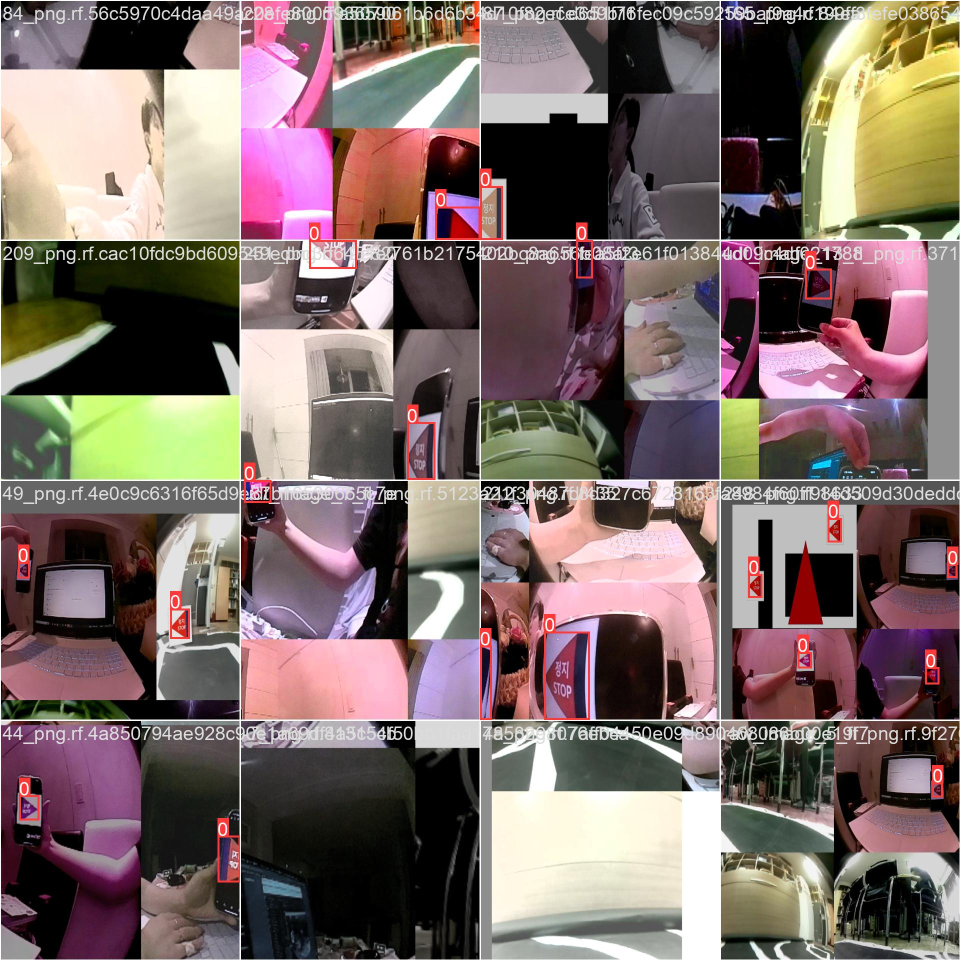
#> input picture yolov5/train_batch2.jpg, 1920 x 1920 px, given in place of the camera (shown at 1/2 size)
$ python AR_Class.py
#> lines starting #> are read from the running program, lines starting #| are printed output that depends on the picture; after the words box and inside, x2 and y2 are one past the last pixel; in counts of white or black regions, pixels touching at a corner belong together
### ar_detection/detect.py
from __future__ import print_function
from __future__ import division

try:
    import cv2
except ImportError:
    raise Exception('Error: OpenCv is not installed')

from numpy import array, rot90

from coding import decode, extract_hamming_code
from marker import MARKER_SIZE, HammingMarker

BORDER_COORDINATES = [
    [0, 0], [0, 1], [0, 2], [0, 3], [0, 4], [0, 5], [0, 6], [1, 0], [1, 6], [2, 0], [2, 6], [3, 0],
    [3, 6], [4, 0], [4, 6], [5, 0], [5, 6], [6, 0], [6, 1], [6, 2], [6, 3], [6, 4], [6, 5], [6, 6],
]

ORIENTATION_MARKER_COORDINATES = [[1, 1], [1, 5], [5, 1], [5, 5]]


# [99 lines left out: functions validate_and_turn, detect_markers, not called in this run]

### Motor_Class.py
from imports import *

class Motor_Control:
    def __init__(self):
        GPIO.setmode(GPIO.BOARD)
        # LEFT MOTOR
        self.motor1A = 13  # GPIO 27
        self.motor1B = 15  # GPIO 22
        # RIGHT MOTOR
        self.motor2B = 16  # GPIO 23
        self.motor2A = 18  # GPIO 24

        # Set the GPIO pins as outputs
        GPIO.setup(self.motor1A, GPIO.OUT)
        GPIO.setup(self.motor1B, GPIO.OUT)
        GPIO.setup(self.motor2A, GPIO.OUT)
        GPIO.setup(self.motor2B, GPIO.OUT)

    # [47 lines left out: functions go_forward, go_backward, turn_left, u_turn, turn_right, stop, not called in this run]


    def cleanup(self):
        GPIO.cleanup()

# [18 lines that do not run on import are left out]

### AR_Class.py
from __future__ import print_function
import sys
sys.path.insert(0, '/home/diana/2023_WalkingRobot/ar_detection')

from Motor_Class import Motor_Control
Motor = Motor_Control()
try:
	import cv2
	from ar_detection.detect import * #

except ImportError:
	raise Exception('[ERROR] Import Error, Check Path...')
from imports import *
# from __future__ import print_function

class AR:
    def __init__(self):
        A = 0

    def detect(self, frame):
        markers, marker_ID = detect_markers(frame)
        for marker in markers:
            marker.highlite_marker(frame)
            # print("AR marker detected, ID : ", marker)
        return markers, frame, marker_ID

if __name__ == '__main__':
    AR = AR()
    cap = cv2.VideoCapture(0)
    if cap.isOpened():  # try to get the first frame
        frame_captured, frame = cap.read()
#> frame is the input picture: shape (1920, 1920, 3); mean B, G, R 104.1, 107.1, 124.4
    while frame_captured:
        markers, marker_frame, marker_ID = AR.detect(frame)
#> in detect_markers, `gray = cv2.cvtColor(img, cv2.COLOR_BGR2GRAY)`:
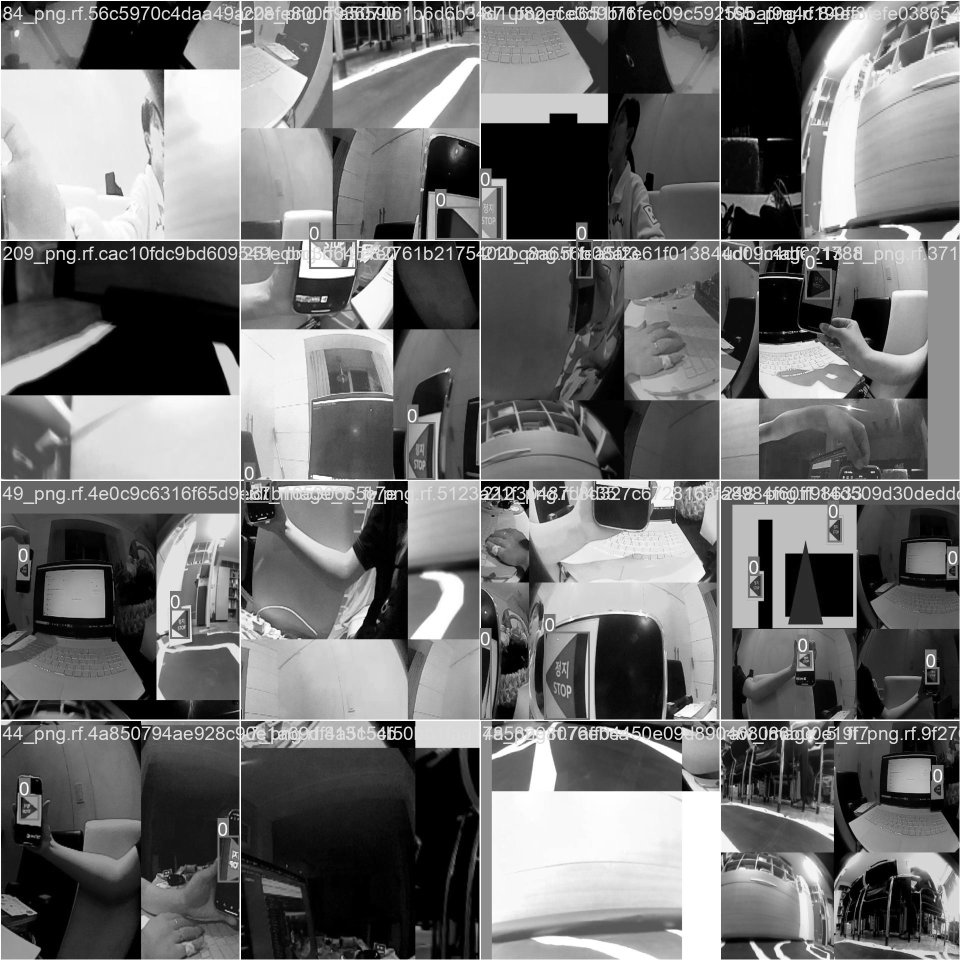
#> gray: shape (1920, 1920) (shown at 1/2 size); min 0, max 255, mean 111.9
#> in detect_markers, `edges = cv2.Canny(gray, 10, 100)`:
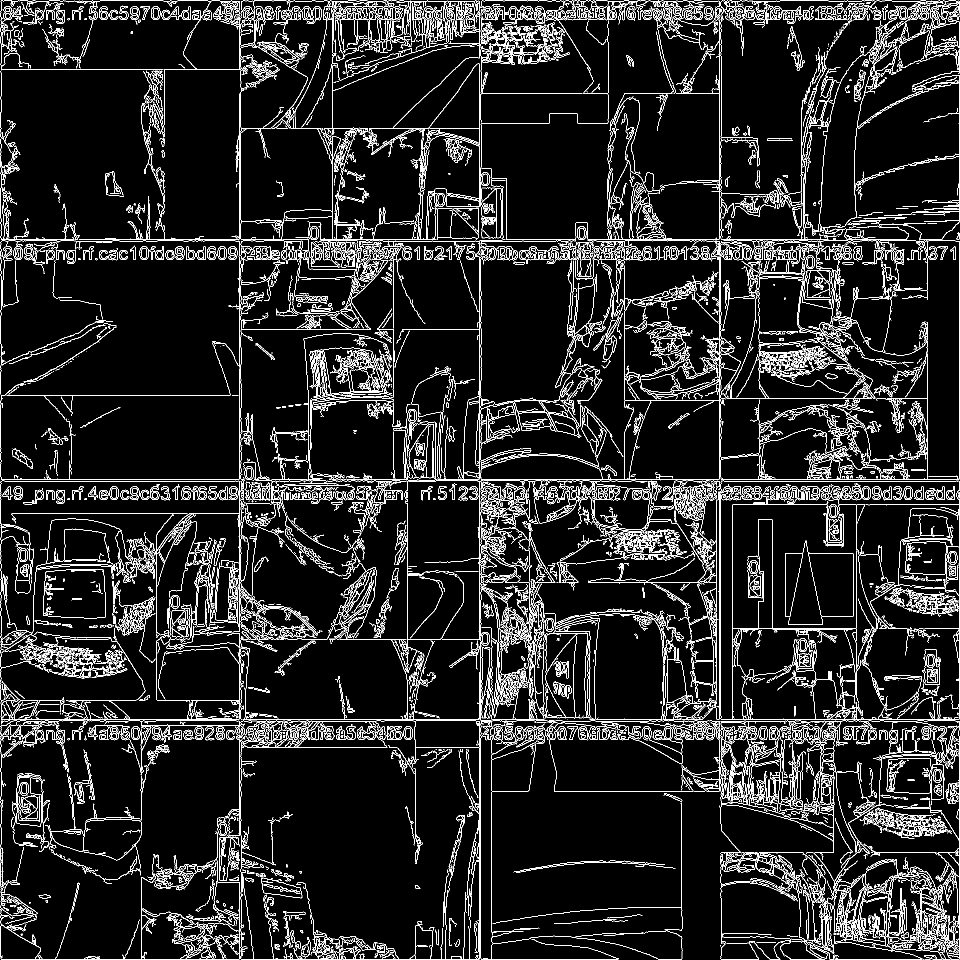
#> edges: shape (1920, 1920) (shown at 1/2 size); 8.9% white in thin lines or dots
#> in detect_markers, `contours, hierarchy = cv2.findContours(edges.copy(), cv2.RETR_TREE, cv..`: contours = 8274 contours, 6065 with area under 20; largest, box (x1, y1, x2, y2) and area: (1, 0, 961, 480) 38621, (481, 90, 616, 258) 15588, (507, 1, 657, 257) 15275, (86, 1138, 211, 1237) 11478, (86, 1138, 211, 1237) 11472
#> in detect_markers, `contours = [contour for contour in contours if len(contour) > min_cont..`: contours = 2312 contours, 1012 with area under 20; largest, box (x1, y1, x2, y2) and area: (1, 0, 961, 480) 38621, (481, 90, 616, 258) 15588, (507, 1, 657, 257) 15275, (86, 1138, 211, 1237) 11478, (86, 1138, 211, 1237) 11472
#> the loop in detect_markers, `for contour in contours:` made 2312 passes
#> after the loop in detect_markers, `for contour in contours:`:
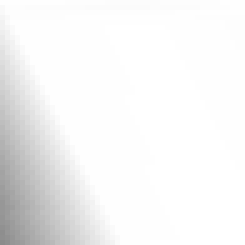
#> warped_gray: shape (49, 49) (shown 5 times larger); min 139, max 255, mean 243.4
#> after the loop in detect_markers, `for contour in contours:`: markers_list = []
#> in detect, `markers, marker_ID = detect_markers(frame)`: marker_ID = ''
#> markers = []; marker_ID = ''
        print(markers)
        # print('marker id',marker_id)
        cv2.imshow('AR Marker Frame', marker_frame)
        print("MARKER ID : ", marker_ID)
#| MARKER ID :

        if marker_ID == 923:
            print('yes 114')
        # [6 lines of commented-out code are left out]

        if cv2.waitKey(1) & 0xFF == ord('q'):
#> (key q is pressed here)
            break
        frame_captured, frame = cap.read()

	# When everything done, release the capture
    cap.release()
    cv2.destroyAllWindows()

$ run again, on yolov5/val_batch0_pred (1).jpg
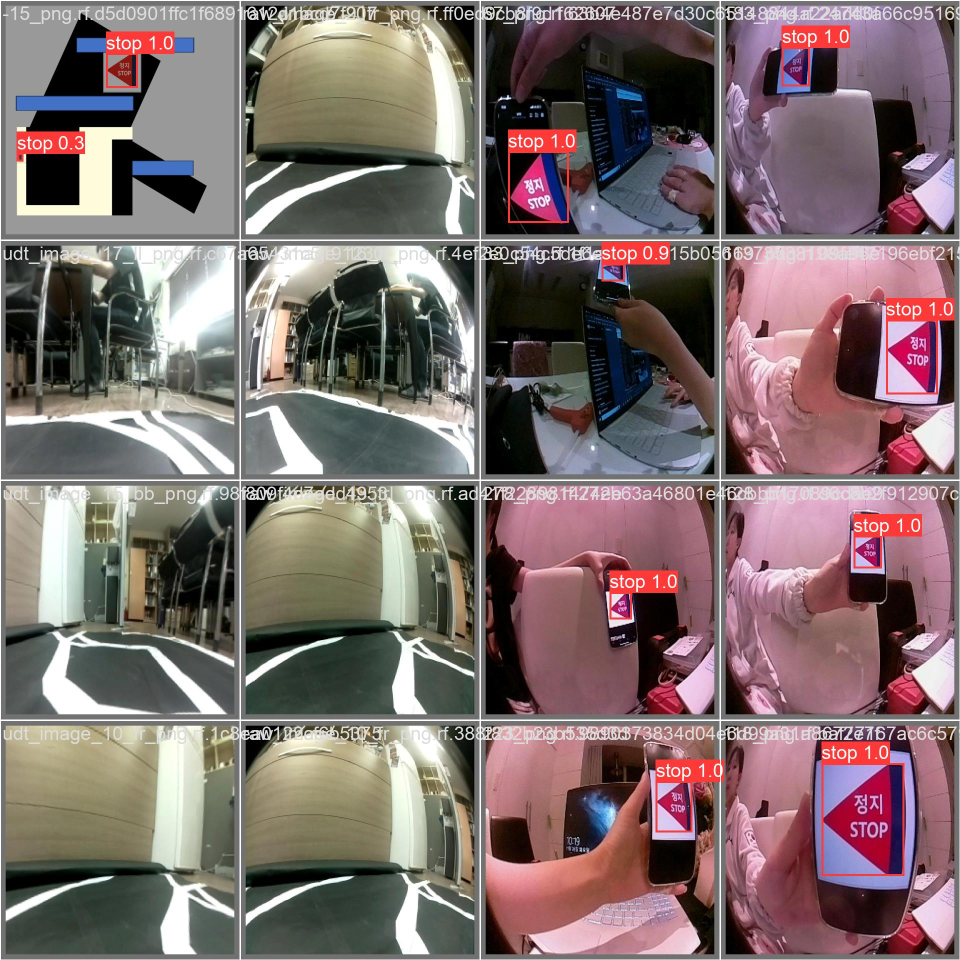
#> input picture yolov5/val_batch0_pred (1).jpg, 1920 x 1920 px, given in place of the camera (shown at 1/2 size)
#> frame is the input picture: shape (1920, 1920, 3); mean B, G, R 109.2, 109.6, 125.9
#> in detect_markers, `edges = cv2.Canny(gray, 10, 100)`:
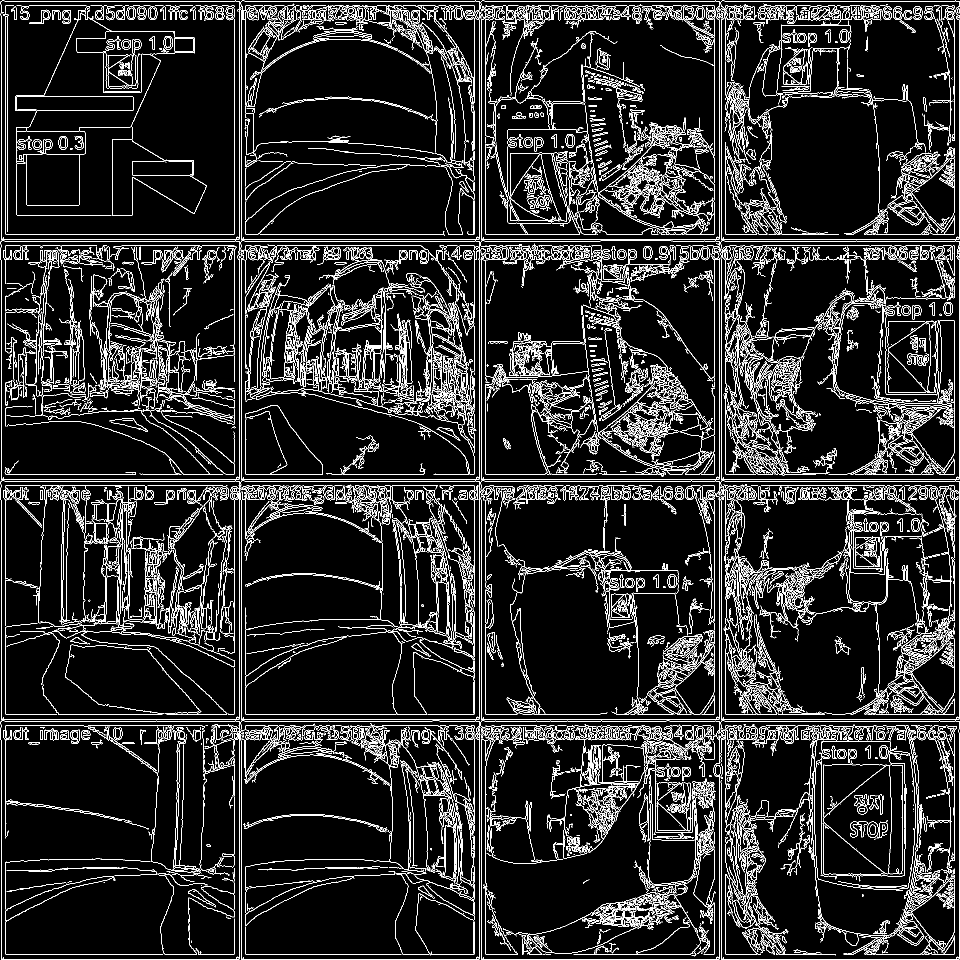
#> edges: shape (1920, 1920) (shown at 1/2 size); 10% white in thin lines or dots
#> in detect_markers, `contours, hierarchy = cv2.findContours(edges.copy(), cv2.RETR_TREE, cv..`: contours = 8671 contours, 6417 with area under 20; largest, box (x1, y1, x2, y2) and area: (0, 0, 1920, 480) 454323, (0, 1440, 1920, 1920) 453974, (0, 960, 1920, 1440) 228390, (0, 480, 1920, 960) 226964, (1, 961, 480, 1440) 226683
#> in detect_markers, `contours = [contour for contour in contours if len(contour) > min_cont..`: contours = 2635 contours, 1259 with area under 20; largest, box (x1, y1, x2, y2) and area: (0, 0, 1920, 480) 454323, (0, 1440, 1920, 1920) 453974, (0, 960, 1920, 1440) 228390, (0, 480, 1920, 960) 226964, (1, 961, 480, 1440) 226683
#> the loop in detect_markers, `for contour in contours:` made 2635 passes
#> after the loop in detect_markers, `for contour in contours:`:
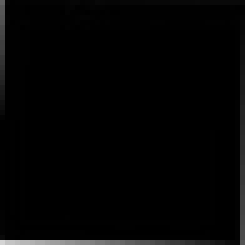
#> warped_gray: shape (49, 49) (shown 5 times larger); min 0, max 212, mean 3.7
#> after the loop in detect_markers, `for contour in contours:`: markers_list = []
#> in detect, `markers, marker_ID = detect_markers(frame)`: marker_ID = ''
#> `markers, marker_frame, marker_ID = AR.detect(frame)`: markers = []; marker_ID = ''
#| MARKER ID :
